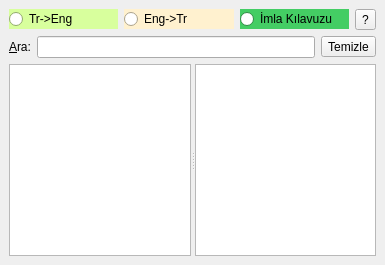
<?xml version="1.0" encoding="UTF-8"?>
<ui version="4.0">
 <class>MainWindow</class>
 <widget class="QMainWindow" name="MainWindow">
  <property name="geometry">
   <rect>
    <x>0</x>
    <y>0</y>
    <width>385</width>
    <height>265</height>
   </rect>
  </property>
  <property name="windowTitle">
   <string>Basit Sözlük</string>
  </property>
  <property name="windowIcon">
   <iconset resource="ikonlar.qrc">
    <normaloff>:/new/prefix1/locale.png</normaloff>:/new/prefix1/locale.png</iconset>
  </property>
  <widget class="QWidget" name="centralwidget">
   <layout class="QGridLayout" name="gridLayout">
    <item row="0" column="0" colspan="3">
     <layout class="QHBoxLayout">
      <item>
       <widget class="QRadioButton" name="rBTur2Eng">
        <property name="palette">
         <palette>
          <active>
           <colorrole role="WindowText">
            <brush brushstyle="SolidPattern">
             <color alpha="255">
              <red>0</red>
              <green>0</green>
              <blue>0</blue>
             </color>
            </brush>
           </colorrole>
           <colorrole role="Button">
            <brush brushstyle="SolidPattern">
             <color alpha="255">
              <red>216</red>
              <green>255</green>
              <blue>157</blue>
             </color>
            </brush>
           </colorrole>
           <colorrole role="Midlight">
            <brush brushstyle="SolidPattern">
             <color alpha="255">
              <red>235</red>
              <green>255</green>
              <blue>206</blue>
             </color>
            </brush>
           </colorrole>
           <colorrole role="Dark">
            <brush brushstyle="SolidPattern">
             <color alpha="255">
              <red>108</red>
              <green>127</green>
              <blue>78</blue>
             </color>
            </brush>
           </colorrole>
           <colorrole role="Mid">
            <brush brushstyle="SolidPattern">
             <color alpha="255">
              <red>144</red>
              <green>170</green>
              <blue>105</blue>
             </color>
            </brush>
           </colorrole>
           <colorrole role="Text">
            <brush brushstyle="SolidPattern">
             <color alpha="255">
              <red>0</red>
              <green>0</green>
              <blue>0</blue>
             </color>
            </brush>
           </colorrole>
           <colorrole role="ButtonText">
            <brush brushstyle="SolidPattern">
             <color alpha="255">
              <red>0</red>
              <green>0</green>
              <blue>0</blue>
             </color>
            </brush>
           </colorrole>
           <colorrole role="Base">
            <brush brushstyle="SolidPattern">
             <color alpha="255">
              <red>255</red>
              <green>255</green>
              <blue>255</blue>
             </color>
            </brush>
           </colorrole>
           <colorrole role="Window">
            <brush brushstyle="SolidPattern">
             <color alpha="255">
              <red>216</red>
              <green>255</green>
              <blue>157</blue>
             </color>
            </brush>
           </colorrole>
           <colorrole role="AlternateBase">
            <brush brushstyle="SolidPattern">
             <color alpha="255">
              <red>235</red>
              <green>255</green>
              <blue>206</blue>
             </color>
            </brush>
           </colorrole>
          </active>
          <inactive>
           <colorrole role="WindowText">
            <brush brushstyle="SolidPattern">
             <color alpha="255">
              <red>0</red>
              <green>0</green>
              <blue>0</blue>
             </color>
            </brush>
           </colorrole>
           <colorrole role="Button">
            <brush brushstyle="SolidPattern">
             <color alpha="255">
              <red>216</red>
              <green>255</green>
              <blue>157</blue>
             </color>
            </brush>
           </colorrole>
           <colorrole role="Midlight">
            <brush brushstyle="SolidPattern">
             <color alpha="255">
              <red>235</red>
              <green>255</green>
              <blue>206</blue>
             </color>
            </brush>
           </colorrole>
           <colorrole role="Dark">
            <brush brushstyle="SolidPattern">
             <color alpha="255">
              <red>108</red>
              <green>127</green>
              <blue>78</blue>
             </color>
            </brush>
           </colorrole>
           <colorrole role="Mid">
            <brush brushstyle="SolidPattern">
             <color alpha="255">
              <red>144</red>
              <green>170</green>
              <blue>105</blue>
             </color>
            </brush>
           </colorrole>
           <colorrole role="Text">
            <brush brushstyle="SolidPattern">
             <color alpha="255">
              <red>0</red>
              <green>0</green>
              <blue>0</blue>
             </color>
            </brush>
           </colorrole>
           <colorrole role="ButtonText">
            <brush brushstyle="SolidPattern">
             <color alpha="255">
              <red>0</red>
              <green>0</green>
              <blue>0</blue>
             </color>
            </brush>
           </colorrole>
           <colorrole role="Base">
            <brush brushstyle="SolidPattern">
             <color alpha="255">
              <red>255</red>
              <green>255</green>
              <blue>255</blue>
             </color>
            </brush>
           </colorrole>
           <colorrole role="Window">
            <brush brushstyle="SolidPattern">
             <color alpha="255">
              <red>216</red>
              <green>255</green>
              <blue>157</blue>
             </color>
            </brush>
           </colorrole>
           <colorrole role="AlternateBase">
            <brush brushstyle="SolidPattern">
             <color alpha="255">
              <red>235</red>
              <green>255</green>
              <blue>206</blue>
             </color>
            </brush>
           </colorrole>
          </inactive>
          <disabled>
           <colorrole role="WindowText">
            <brush brushstyle="SolidPattern">
             <color alpha="255">
              <red>108</red>
              <green>127</green>
              <blue>78</blue>
             </color>
            </brush>
           </colorrole>
           <colorrole role="Button">
            <brush brushstyle="SolidPattern">
             <color alpha="255">
              <red>216</red>
              <green>255</green>
              <blue>157</blue>
             </color>
            </brush>
           </colorrole>
           <colorrole role="Midlight">
            <brush brushstyle="SolidPattern">
             <color alpha="255">
              <red>235</red>
              <green>255</green>
              <blue>206</blue>
             </color>
            </brush>
           </colorrole>
           <colorrole role="Dark">
            <brush brushstyle="SolidPattern">
             <color alpha="255">
              <red>108</red>
              <green>127</green>
              <blue>78</blue>
             </color>
            </brush>
           </colorrole>
           <colorrole role="Mid">
            <brush brushstyle="SolidPattern">
             <color alpha="255">
              <red>144</red>
              <green>170</green>
              <blue>105</blue>
             </color>
            </brush>
           </colorrole>
           <colorrole role="Text">
            <brush brushstyle="SolidPattern">
             <color alpha="255">
              <red>108</red>
              <green>127</green>
              <blue>78</blue>
             </color>
            </brush>
           </colorrole>
           <colorrole role="ButtonText">
            <brush brushstyle="SolidPattern">
             <color alpha="255">
              <red>108</red>
              <green>127</green>
              <blue>78</blue>
             </color>
            </brush>
           </colorrole>
           <colorrole role="Base">
            <brush brushstyle="SolidPattern">
             <color alpha="255">
              <red>216</red>
              <green>255</green>
              <blue>157</blue>
             </color>
            </brush>
           </colorrole>
           <colorrole role="Window">
            <brush brushstyle="SolidPattern">
             <color alpha="255">
              <red>216</red>
              <green>255</green>
              <blue>157</blue>
             </color>
            </brush>
           </colorrole>
           <colorrole role="AlternateBase">
            <brush brushstyle="SolidPattern">
             <color alpha="255">
              <red>216</red>
              <green>255</green>
              <blue>157</blue>
             </color>
            </brush>
           </colorrole>
          </disabled>
         </palette>
        </property>
        <property name="cursor">
         <cursorShape>PointingHandCursor</cursorShape>
        </property>
        <property name="toolTip">
         <string>Kısayol: ALT+T</string>
        </property>
        <property name="autoFillBackground">
         <bool>true</bool>
        </property>
        <property name="text">
         <string>Tr-&gt;Eng</string>
        </property>
        <property name="icon">
         <iconset resource="ikonlar.qrc">
          <normaloff>:/new/prefix1/locale.png</normaloff>:/new/prefix1/locale.png</iconset>
        </property>
        <property name="shortcut">
         <string>Alt+T</string>
        </property>
       </widget>
      </item>
      <item>
       <widget class="QRadioButton" name="rBEng2Tr">
        <property name="palette">
         <palette>
          <active>
           <colorrole role="WindowText">
            <brush brushstyle="SolidPattern">
             <color alpha="255">
              <red>0</red>
              <green>0</green>
              <blue>0</blue>
             </color>
            </brush>
           </colorrole>
           <colorrole role="Button">
            <brush brushstyle="SolidPattern">
             <color alpha="255">
              <red>255</red>
              <green>241</green>
              <blue>207</blue>
             </color>
            </brush>
           </colorrole>
           <colorrole role="Light">
            <brush brushstyle="SolidPattern">
             <color alpha="255">
              <red>255</red>
              <green>255</green>
              <blue>255</blue>
             </color>
            </brush>
           </colorrole>
           <colorrole role="Midlight">
            <brush brushstyle="SolidPattern">
             <color alpha="255">
              <red>255</red>
              <green>248</green>
              <blue>231</blue>
             </color>
            </brush>
           </colorrole>
           <colorrole role="Dark">
            <brush brushstyle="SolidPattern">
             <color alpha="255">
              <red>127</red>
              <green>120</green>
              <blue>103</blue>
             </color>
            </brush>
           </colorrole>
           <colorrole role="Mid">
            <brush brushstyle="SolidPattern">
             <color alpha="255">
              <red>170</red>
              <green>161</green>
              <blue>138</blue>
             </color>
            </brush>
           </colorrole>
           <colorrole role="Text">
            <brush brushstyle="SolidPattern">
             <color alpha="255">
              <red>0</red>
              <green>0</green>
              <blue>0</blue>
             </color>
            </brush>
           </colorrole>
           <colorrole role="ButtonText">
            <brush brushstyle="SolidPattern">
             <color alpha="255">
              <red>0</red>
              <green>0</green>
              <blue>0</blue>
             </color>
            </brush>
           </colorrole>
           <colorrole role="Base">
            <brush brushstyle="SolidPattern">
             <color alpha="255">
              <red>255</red>
              <green>255</green>
              <blue>255</blue>
             </color>
            </brush>
           </colorrole>
           <colorrole role="Window">
            <brush brushstyle="SolidPattern">
             <color alpha="255">
              <red>255</red>
              <green>241</green>
              <blue>207</blue>
             </color>
            </brush>
           </colorrole>
           <colorrole role="AlternateBase">
            <brush brushstyle="SolidPattern">
             <color alpha="255">
              <red>255</red>
              <green>248</green>
              <blue>231</blue>
             </color>
            </brush>
           </colorrole>
          </active>
          <inactive>
           <colorrole role="WindowText">
            <brush brushstyle="SolidPattern">
             <color alpha="255">
              <red>0</red>
              <green>0</green>
              <blue>0</blue>
             </color>
            </brush>
           </colorrole>
           <colorrole role="Button">
            <brush brushstyle="SolidPattern">
             <color alpha="255">
              <red>255</red>
              <green>241</green>
              <blue>207</blue>
             </color>
            </brush>
           </colorrole>
           <colorrole role="Light">
            <brush brushstyle="SolidPattern">
             <color alpha="255">
              <red>255</red>
              <green>255</green>
              <blue>255</blue>
             </color>
            </brush>
           </colorrole>
           <colorrole role="Midlight">
            <brush brushstyle="SolidPattern">
             <color alpha="255">
              <red>255</red>
              <green>248</green>
              <blue>231</blue>
             </color>
            </brush>
           </colorrole>
           <colorrole role="Dark">
            <brush brushstyle="SolidPattern">
             <color alpha="255">
              <red>127</red>
              <green>120</green>
              <blue>103</blue>
             </color>
            </brush>
           </colorrole>
           <colorrole role="Mid">
            <brush brushstyle="SolidPattern">
             <color alpha="255">
              <red>170</red>
              <green>161</green>
              <blue>138</blue>
             </color>
            </brush>
           </colorrole>
           <colorrole role="Text">
            <brush brushstyle="SolidPattern">
             <color alpha="255">
              <red>0</red>
              <green>0</green>
              <blue>0</blue>
             </color>
            </brush>
           </colorrole>
           <colorrole role="ButtonText">
            <brush brushstyle="SolidPattern">
             <color alpha="255">
              <red>0</red>
              <green>0</green>
              <blue>0</blue>
             </color>
            </brush>
           </colorrole>
           <colorrole role="Base">
            <brush brushstyle="SolidPattern">
             <color alpha="255">
              <red>255</red>
              <green>255</green>
              <blue>255</blue>
             </color>
            </brush>
           </colorrole>
           <colorrole role="Window">
            <brush brushstyle="SolidPattern">
             <color alpha="255">
              <red>255</red>
              <green>241</green>
              <blue>207</blue>
             </color>
            </brush>
           </colorrole>
           <colorrole role="AlternateBase">
            <brush brushstyle="SolidPattern">
             <color alpha="255">
              <red>255</red>
              <green>248</green>
              <blue>231</blue>
             </color>
            </brush>
           </colorrole>
          </inactive>
          <disabled>
           <colorrole role="WindowText">
            <brush brushstyle="SolidPattern">
             <color alpha="255">
              <red>127</red>
              <green>120</green>
              <blue>103</blue>
             </color>
            </brush>
           </colorrole>
           <colorrole role="Button">
            <brush brushstyle="SolidPattern">
             <color alpha="255">
              <red>255</red>
              <green>241</green>
              <blue>207</blue>
             </color>
            </brush>
           </colorrole>
           <colorrole role="Light">
            <brush brushstyle="SolidPattern">
             <color alpha="255">
              <red>255</red>
              <green>255</green>
              <blue>255</blue>
             </color>
            </brush>
           </colorrole>
           <colorrole role="Midlight">
            <brush brushstyle="SolidPattern">
             <color alpha="255">
              <red>255</red>
              <green>248</green>
              <blue>231</blue>
             </color>
            </brush>
           </colorrole>
           <colorrole role="Dark">
            <brush brushstyle="SolidPattern">
             <color alpha="255">
              <red>127</red>
              <green>120</green>
              <blue>103</blue>
             </color>
            </brush>
           </colorrole>
           <colorrole role="Mid">
            <brush brushstyle="SolidPattern">
             <color alpha="255">
              <red>170</red>
              <green>161</green>
              <blue>138</blue>
             </color>
            </brush>
           </colorrole>
           <colorrole role="Text">
            <brush brushstyle="SolidPattern">
             <color alpha="255">
              <red>127</red>
              <green>120</green>
              <blue>103</blue>
             </color>
            </brush>
           </colorrole>
           <colorrole role="ButtonText">
            <brush brushstyle="SolidPattern">
             <color alpha="255">
              <red>127</red>
              <green>120</green>
              <blue>103</blue>
             </color>
            </brush>
           </colorrole>
           <colorrole role="Base">
            <brush brushstyle="SolidPattern">
             <color alpha="255">
              <red>255</red>
              <green>241</green>
              <blue>207</blue>
             </color>
            </brush>
           </colorrole>
           <colorrole role="Window">
            <brush brushstyle="SolidPattern">
             <color alpha="255">
              <red>255</red>
              <green>241</green>
              <blue>207</blue>
             </color>
            </brush>
           </colorrole>
           <colorrole role="AlternateBase">
            <brush brushstyle="SolidPattern">
             <color alpha="255">
              <red>255</red>
              <green>241</green>
              <blue>207</blue>
             </color>
            </brush>
           </colorrole>
          </disabled>
         </palette>
        </property>
        <property name="cursor">
         <cursorShape>PointingHandCursor</cursorShape>
        </property>
        <property name="toolTip">
         <string>Kısayol=Alt+E</string>
        </property>
        <property name="autoFillBackground">
         <bool>true</bool>
        </property>
        <property name="text">
         <string>Eng-&gt;Tr</string>
        </property>
        <property name="icon">
         <iconset resource="ikonlar.qrc">
          <normaloff>:/new/prefix1/locale.png</normaloff>:/new/prefix1/locale.png</iconset>
        </property>
        <property name="shortcut">
         <string>Alt+E</string>
        </property>
       </widget>
      </item>
      <item>
       <widget class="QRadioButton" name="rBimla">
        <property name="palette">
         <palette>
          <active>
           <colorrole role="WindowText">
            <brush brushstyle="SolidPattern">
             <color alpha="255">
              <red>0</red>
              <green>0</green>
              <blue>0</blue>
             </color>
            </brush>
           </colorrole>
           <colorrole role="Button">
            <brush brushstyle="SolidPattern">
             <color alpha="255">
              <red>68</red>
              <green>205</green>
              <blue>100</blue>
             </color>
            </brush>
           </colorrole>
           <colorrole role="Light">
            <brush brushstyle="SolidPattern">
             <color alpha="255">
              <red>137</red>
              <green>255</green>
              <blue>165</blue>
             </color>
            </brush>
           </colorrole>
           <colorrole role="Midlight">
            <brush brushstyle="SolidPattern">
             <color alpha="255">
              <red>102</red>
              <green>230</green>
              <blue>132</blue>
             </color>
            </brush>
           </colorrole>
           <colorrole role="Dark">
            <brush brushstyle="SolidPattern">
             <color alpha="255">
              <red>34</red>
              <green>102</green>
              <blue>50</blue>
             </color>
            </brush>
           </colorrole>
           <colorrole role="Mid">
            <brush brushstyle="SolidPattern">
             <color alpha="255">
              <red>45</red>
              <green>137</green>
              <blue>66</blue>
             </color>
            </brush>
           </colorrole>
           <colorrole role="Text">
            <brush brushstyle="SolidPattern">
             <color alpha="255">
              <red>0</red>
              <green>0</green>
              <blue>0</blue>
             </color>
            </brush>
           </colorrole>
           <colorrole role="ButtonText">
            <brush brushstyle="SolidPattern">
             <color alpha="255">
              <red>0</red>
              <green>0</green>
              <blue>0</blue>
             </color>
            </brush>
           </colorrole>
           <colorrole role="Base">
            <brush brushstyle="SolidPattern">
             <color alpha="255">
              <red>255</red>
              <green>255</green>
              <blue>255</blue>
             </color>
            </brush>
           </colorrole>
           <colorrole role="Window">
            <brush brushstyle="SolidPattern">
             <color alpha="255">
              <red>68</red>
              <green>205</green>
              <blue>100</blue>
             </color>
            </brush>
           </colorrole>
           <colorrole role="AlternateBase">
            <brush brushstyle="SolidPattern">
             <color alpha="255">
              <red>161</red>
              <green>230</green>
              <blue>177</blue>
             </color>
            </brush>
           </colorrole>
          </active>
          <inactive>
           <colorrole role="WindowText">
            <brush brushstyle="SolidPattern">
             <color alpha="255">
              <red>0</red>
              <green>0</green>
              <blue>0</blue>
             </color>
            </brush>
           </colorrole>
           <colorrole role="Button">
            <brush brushstyle="SolidPattern">
             <color alpha="255">
              <red>68</red>
              <green>205</green>
              <blue>100</blue>
             </color>
            </brush>
           </colorrole>
           <colorrole role="Light">
            <brush brushstyle="SolidPattern">
             <color alpha="255">
              <red>137</red>
              <green>255</green>
              <blue>165</blue>
             </color>
            </brush>
           </colorrole>
           <colorrole role="Midlight">
            <brush brushstyle="SolidPattern">
             <color alpha="255">
              <red>102</red>
              <green>230</green>
              <blue>132</blue>
             </color>
            </brush>
           </colorrole>
           <colorrole role="Dark">
            <brush brushstyle="SolidPattern">
             <color alpha="255">
              <red>34</red>
              <green>102</green>
              <blue>50</blue>
             </color>
            </brush>
           </colorrole>
           <colorrole role="Mid">
            <brush brushstyle="SolidPattern">
             <color alpha="255">
              <red>45</red>
              <green>137</green>
              <blue>66</blue>
             </color>
            </brush>
           </colorrole>
           <colorrole role="Text">
            <brush brushstyle="SolidPattern">
             <color alpha="255">
              <red>0</red>
              <green>0</green>
              <blue>0</blue>
             </color>
            </brush>
           </colorrole>
           <colorrole role="ButtonText">
            <brush brushstyle="SolidPattern">
             <color alpha="255">
              <red>0</red>
              <green>0</green>
              <blue>0</blue>
             </color>
            </brush>
           </colorrole>
           <colorrole role="Base">
            <brush brushstyle="SolidPattern">
             <color alpha="255">
              <red>255</red>
              <green>255</green>
              <blue>255</blue>
             </color>
            </brush>
           </colorrole>
           <colorrole role="Window">
            <brush brushstyle="SolidPattern">
             <color alpha="255">
              <red>68</red>
              <green>205</green>
              <blue>100</blue>
             </color>
            </brush>
           </colorrole>
           <colorrole role="AlternateBase">
            <brush brushstyle="SolidPattern">
             <color alpha="255">
              <red>161</red>
              <green>230</green>
              <blue>177</blue>
             </color>
            </brush>
           </colorrole>
          </inactive>
          <disabled>
           <colorrole role="WindowText">
            <brush brushstyle="SolidPattern">
             <color alpha="255">
              <red>34</red>
              <green>102</green>
              <blue>50</blue>
             </color>
            </brush>
           </colorrole>
           <colorrole role="Button">
            <brush brushstyle="SolidPattern">
             <color alpha="255">
              <red>68</red>
              <green>205</green>
              <blue>100</blue>
             </color>
            </brush>
           </colorrole>
           <colorrole role="Light">
            <brush brushstyle="SolidPattern">
             <color alpha="255">
              <red>137</red>
              <green>255</green>
              <blue>165</blue>
             </color>
            </brush>
           </colorrole>
           <colorrole role="Midlight">
            <brush brushstyle="SolidPattern">
             <color alpha="255">
              <red>102</red>
              <green>230</green>
              <blue>132</blue>
             </color>
            </brush>
           </colorrole>
           <colorrole role="Dark">
            <brush brushstyle="SolidPattern">
             <color alpha="255">
              <red>34</red>
              <green>102</green>
              <blue>50</blue>
             </color>
            </brush>
           </colorrole>
           <colorrole role="Mid">
            <brush brushstyle="SolidPattern">
             <color alpha="255">
              <red>45</red>
              <green>137</green>
              <blue>66</blue>
             </color>
            </brush>
           </colorrole>
           <colorrole role="Text">
            <brush brushstyle="SolidPattern">
             <color alpha="255">
              <red>34</red>
              <green>102</green>
              <blue>50</blue>
             </color>
            </brush>
           </colorrole>
           <colorrole role="ButtonText">
            <brush brushstyle="SolidPattern">
             <color alpha="255">
              <red>34</red>
              <green>102</green>
              <blue>50</blue>
             </color>
            </brush>
           </colorrole>
           <colorrole role="Base">
            <brush brushstyle="SolidPattern">
             <color alpha="255">
              <red>68</red>
              <green>205</green>
              <blue>100</blue>
             </color>
            </brush>
           </colorrole>
           <colorrole role="Window">
            <brush brushstyle="SolidPattern">
             <color alpha="255">
              <red>68</red>
              <green>205</green>
              <blue>100</blue>
             </color>
            </brush>
           </colorrole>
           <colorrole role="AlternateBase">
            <brush brushstyle="SolidPattern">
             <color alpha="255">
              <red>68</red>
              <green>205</green>
              <blue>100</blue>
             </color>
            </brush>
           </colorrole>
          </disabled>
         </palette>
        </property>
        <property name="cursor">
         <cursorShape>PointingHandCursor</cursorShape>
        </property>
        <property name="autoFillBackground">
         <bool>true</bool>
        </property>
        <property name="text">
         <string>İmla Kılavuzu</string>
        </property>
        <property name="shortcut">
         <string>F3</string>
        </property>
       </widget>
      </item>
      <item>
       <widget class="QToolButton" name="tb">
        <property name="text">
         <string>?</string>
        </property>
        <property name="icon">
         <iconset resource="ikonlar.qrc">
          <normaloff>:/new/prefix1/help.png</normaloff>:/new/prefix1/help.png</iconset>
        </property>
       </widget>
      </item>
     </layout>
    </item>
    <item row="1" column="0">
     <widget class="QLabel" name="label">
      <property name="text">
       <string>&amp;Ara:</string>
      </property>
      <property name="buddy">
       <cstring>arama_kutusu</cstring>
      </property>
     </widget>
    </item>
    <item row="1" column="1">
     <widget class="QLineEdit" name="arama_kutusu"/>
    </item>
    <item row="1" column="2">
     <widget class="QToolButton" name="toolButton">
      <property name="text">
       <string>Temizle</string>
      </property>
     </widget>
    </item>
    <item row="2" column="0" colspan="3">
     <widget class="QSplitter" name="splitter">
      <property name="orientation">
       <enum>Qt::Horizontal</enum>
      </property>
      <widget class="QTableView" name="tablo">
       <property name="maximumSize">
        <size>
         <width>206</width>
         <height>16777215</height>
        </size>
       </property>
       <property name="baseSize">
        <size>
         <width>170</width>
         <height>0</height>
        </size>
       </property>
       <property name="frameShape">
        <enum>QFrame::StyledPanel</enum>
       </property>
       <property name="frameShadow">
        <enum>QFrame::Sunken</enum>
       </property>
       <property name="verticalScrollBarPolicy">
        <enum>Qt::ScrollBarAsNeeded</enum>
       </property>
       <property name="horizontalScrollBarPolicy">
        <enum>Qt::ScrollBarAsNeeded</enum>
       </property>
       <property name="autoScroll">
        <bool>true</bool>
       </property>
       <property name="alternatingRowColors">
        <bool>true</bool>
       </property>
       <property name="selectionMode">
        <enum>QAbstractItemView::SingleSelection</enum>
       </property>
       <property name="selectionBehavior">
        <enum>QAbstractItemView::SelectRows</enum>
       </property>
       <property name="showGrid">
        <bool>false</bool>
       </property>
       <property name="gridStyle">
        <enum>Qt::DashDotDotLine</enum>
       </property>
       <property name="sortingEnabled">
        <bool>true</bool>
       </property>
       <property name="cornerButtonEnabled">
        <bool>false</bool>
       </property>
      </widget>
      <widget class="QTextEdit" name="anlam">
       <property name="readOnly">
        <bool>true</bool>
       </property>
      </widget>
     </widget>
    </item>
   </layout>
  </widget>
 </widget>
 <tabstops>
  <tabstop>rBTur2Eng</tabstop>
  <tabstop>rBEng2Tr</tabstop>
  <tabstop>arama_kutusu</tabstop>
  <tabstop>tablo</tabstop>
  <tabstop>anlam</tabstop>
  <tabstop>tb</tabstop>
 </tabstops>
 <resources>
  <include location="ikonlar.qrc"/>
 </resources>
 <connections>
  <connection>
   <sender>toolButton</sender>
   <signal>clicked()</signal>
   <receiver>arama_kutusu</receiver>
   <slot>clear()</slot>
   <hints>
    <hint type="sourcelabel">
     <x>350</x>
     <y>52</y>
    </hint>
    <hint type="destinationlabel">
     <x>174</x>
     <y>52</y>
    </hint>
   </hints>
  </connection>
 </connections>
</ui>
